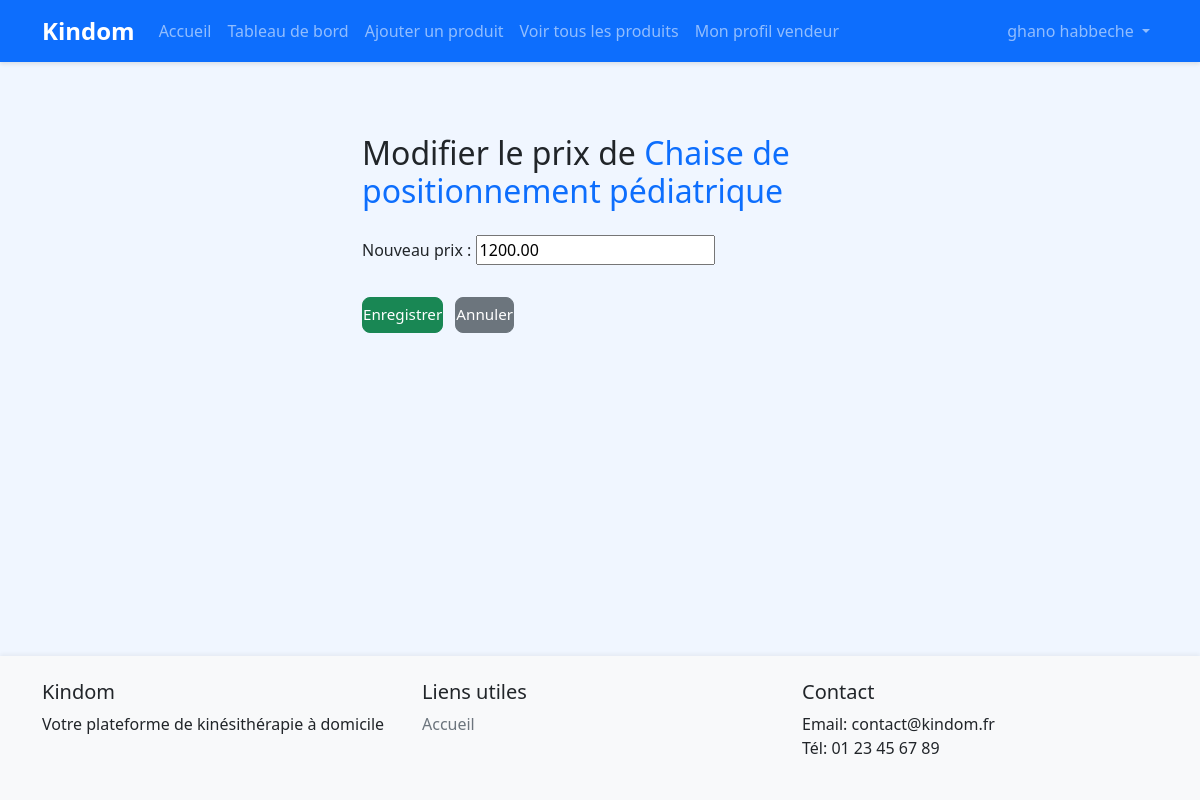
The page /shop/vendeur/produit/9/modifier-prix/ (signed in) on the database its author committed.
### accounts/models.py (models this page shows, shortened)
class CustomUser(AbstractUser):
    USER_TYPE_CHOICES = (
        ('patient', 'Patient'),
        ('kine', 'Kinésithérapeute'),
        ('vendor', 'Vendeur'),
        ('admin', 'Administrateur'),
    )
    user_type = models.CharField(max_length=20, choices=USER_TYPE_CHOICES, default='patient')
    phone_number = models.CharField(max_length=15, blank=True)
    address = models.TextField(blank=True)
    profile_picture = models.ImageField(upload_to='profile_pics/', blank=True, null=True)
    bio = models.TextField(blank=True)
    is_validated = models.BooleanField(default=True)  # True par défaut, sauf pour les kinés
    diplome = models.CharField(max_length=100, blank=True, null=True, verbose_name="Diplôme")
    wilaya = models.CharField(max_length=50, blank=True, null=True, verbose_name="Wilaya")
    diplome_file = models.ImageField(upload_to='diplomes/', blank=True, null=True, verbose_name="Photo du diplôme")

### shop/models.py (models this page shows, shortened)
class Product(models.Model):
    CATEGORY_CHOICES = [
        ("Produits de soins et de massage", "Produits de soins et de massage"),
        ("Matériel de rééducation fonctionnelle", "Matériel de rééducation fonctionnelle"),
        ("Équipements de renforcement musculaire", "Équipements de renforcement musculaire"),
        ("Produits de cryothérapie", "Produits de cryothérapie"),
        ("Appareils électromédicaux", "Appareils électromédicaux"),
        ("Supports et orthèses", "Supports et orthèses"),
        ("Mobilier et accessoires professionnels", "Mobilier et accessoires professionnels"),
        ("autre", "Autre"),
    ]
    name = models.CharField(max_length=200)
    description = models.TextField()
    price = models.DecimalField(max_digits=10, decimal_places=2)
    stock = models.IntegerField(default=0)
    image = models.ImageField(upload_to='products/')
    category = models.CharField(max_length=60, choices=CATEGORY_CHOICES, default="autre")
    created_at = models.DateTimeField(auto_now_add=True)
    updated_at = models.DateTimeField(auto_now=True)
    vendor = models.ForeignKey(
        settings.AUTH_USER_MODEL,
        on_delete=models.CASCADE,
        related_name='products',
        limit_choices_to={'user_type': 'vendor'},
        null=True, blank=True
    )

### shop/views.py (the view)
# urls.py: path('vendeur/produit/<int:produit_id>/modifier-prix/', views.modifier_prix, name='modifier_prix'),
@vendor_required
def modifier_prix(request, produit_id):
    produit = get_object_or_404(Product, id=produit_id, vendor=request.user)
    if request.method == 'POST':
        form = ProductPriceForm(request.POST, instance=produit)
        if form.is_valid():
            form.save()
            messages.success(request, 'Prix modifié avec succès.')
            return redirect('shop:vendor_product_list')
    else:
        form = ProductPriceForm(instance=produit)
    return render(request, 'shop/vendor/modifier_prix.html', {'form': form, 'produit': produit})

### shop/views.py
class ProductPriceForm(ModelForm):
    class Meta:
        model = Product
        fields = ['price']
        labels = {'price': 'Nouveau prix'}

### shop/views.py (called while the page is built)
def vendor_required(view_func):
    return login_required(user_passes_test(lambda u: u.user_type == 'vendor')(view_func))

### templates/shop/vendor/modifier_prix.html (shortened to what this page needs)
{% extends 'base.html' %}
{% block content %}
<div class="container my-5" style="max-width: 500px;">
    <h2 class="mb-4">Modifier le prix de <span class="text-primary">{{ produit.name }}</span></h2>
    <form method="post">
        {{ form.as_p }}
        <button type="submit" class="btn btn-success mt-3">Enregistrer</button>
        <a href="{% url 'shop:vendor_product_list' %}" class="btn btn-secondary mt-3 ms-2">Annuler</a>
    </form>
</div>
{% endblock %}

### templates/base.html (shortened to what this page needs)
<!DOCTYPE html>
<html lang="fr">
<head>
    <link href="https://cdn.jsdelivr.net/npm/bootstrap@5.3.0/dist/css/bootstrap.min.css" rel="stylesheet">
    {% load static %}
    <link href="{% static 'css/style.css' %}" rel="stylesheet">
</head>
<body>
    <nav class="navbar navbar-expand-lg navbar-dark bg-primary">
        <div class="container">
            <a class="navbar-brand" href="{% url 'accounts:home' %}">Kindom</a>
            <div class="collapse navbar-collapse" id="navbarNav">
                <ul class="navbar-nav me-auto">
                    <li class="nav-item">
                        <a class="nav-link" href="{% url 'accounts:home' %}">Accueil</a>
                    </li>
                    {% if user.is_authenticated and user.user_type == 'vendor' %}
                        <li class="nav-item">
                            <a class="nav-link" href="/shop/vendor/dashboard/">Tableau de bord</a>
                        </li>
                        <li class="nav-item">
                            <a class="nav-link" href="/shop/vendeur/produits/ajouter/">Ajouter un produit</a>
                        </li>
                        <li class="nav-item">
                            <a class="nav-link" href="/shop/vendeur/produits/">Voir tous les produits</a>
                        </li>
                        <li class="nav-item">
                            <a class="nav-link" href="/profil-vendeur/">Mon profil vendeur</a>
                        </li>
                    {% endif %}
                </ul>
                <ul class="navbar-nav">
                    {% if user.is_authenticated %}
                        <li class="nav-item dropdown">
                            <a class="nav-link dropdown-toggle" href="#" id="navbarDropdown" role="button" data-bs-toggle="dropdown">
                                {{ user.get_full_name|default:user.email }}
                            </a>
                        </li>
                    {% endif %}
                </ul>
            </div>
        </div>
    </nav>
    <main class="container my-4">
        {% block content %}{% endblock %}
    </main>
    <footer class="bg-light py-4 mt-5">
        <div class="container">
            <div class="row">
                <div class="col-md-4">
                    <h5>Kindom</h5>
                    <p>Votre plateforme de kinésithérapie à domicile</p>
                </div>
                <div class="col-md-4">
                    <h5>Liens utiles</h5>
                    <ul class="list-unstyled">
                        <li><a href="{% url 'accounts:home' %}">Accueil</a></li>
                    </ul>
                </div>
                <div class="col-md-4">
                    <h5>Contact</h5>
                    <ul class="list-unstyled">
                        <li>Email: contact@kindom.fr</li>
                        <li>Tél: 01 23 45 67 89</li>
                    </ul>
                </div>
            </div>
        </div>
    </footer>
</body>
</html>

### static/css/style.css (style rules this page uses)
body { min-height: 100vh; display: flex; flex-direction: column; background: #f0f6ff; }
main { flex: 1; }
.navbar { box-shadow: 0 2px 4px rgba(0,0,0,0.1); }
.navbar-brand { font-weight: bold; font-size: 1.5rem; }
.btn { border-radius: 5px; padding: 0.5rem 1.5rem; }
footer { margin-top: auto; box-shadow: 0 -2px 4px rgba(0,0,0,0.05); }
footer a { color: #6c757d; text-decoration: none; }
.btn { font-size: 0.95rem; font-weight: 500; border-radius: 8px; padding: 0.35rem 0; }

### rows shown on the page
CustomUser: get_full_name "ghano habbeche"
Product: name "Chaise de positionnement pédiatrique", price "1200.00"
